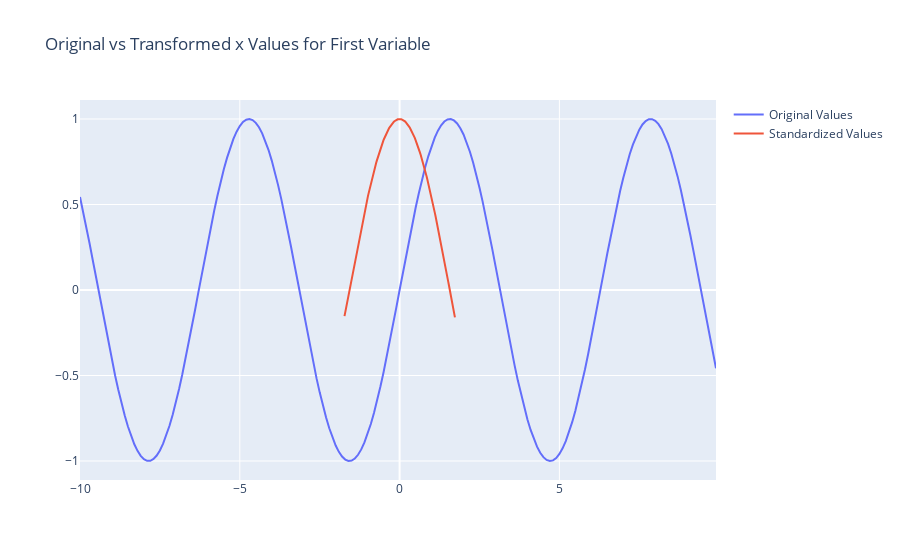

Notebook code cell kept with this figure:
### Markdown cell above
Note that our sum-to-zero constraint ensures that the function we fit converges to a constant zero. Moving back to our original problem, we can see from this:
$$
\vert h \hat{f}'(x_{1, i}) \vert
$$
that the only thing we will change by standardizing our $x$ values beforehand is the thing that goes *inside* the derivative of our fitted function. If we do this for our first and second variable, the relative magnitudes of the penalties will still depend on the exact form and magnitude of the first derivatives of our fitted functions, which should largely match with the true underlying function. In particular, given our first variable's true function is $sin(x)$ the derivative is $cos(x)$ so the magnitude of these values won't change at all whether we standardize or not:

### Code cell
standard_X = (X - np.mean(X, axis=0)) / np.std(X, axis=0)
sort_idx = np.argsort(X[:, 0])

fig = go.Figure(
    [
        go.Scatter(x=X[:, 0][sort_idx], y=np.sin(X[:, 0][sort_idx]), name="Original Values"),
        go.Scatter(
            x=standard_X[:, 0][sort_idx],
            y=np.cos(standard_X[:, 0][sort_idx]),
            name="Standardized Values",
        ),
    ],
)
fig.update_layout(title="Original vs Transformed x Values for First Variable")
fig.show()

### Figure 1 — Plotly figure (JSON) as saved in the notebook; plotly's stock layout.template omitted (floating-point values rounded to 4 significant figures; data arrays with more than 128 entries replaced by an {"elided": "..."} marker saying what was removed)
{"data": [{"name": "Original Values", "type": "scatter", "x": {"elided": "10000 float values"}, "y": {"elided": "10000 float values"}}, {"name": "Standardized Values", "type": "scatter", "x": {"elided": "10000 float values"}, "y": {"elided": "10000 float values"}}], "layout": {"title": {"text": "Original vs Transformed x Values for First Variable"}}}
